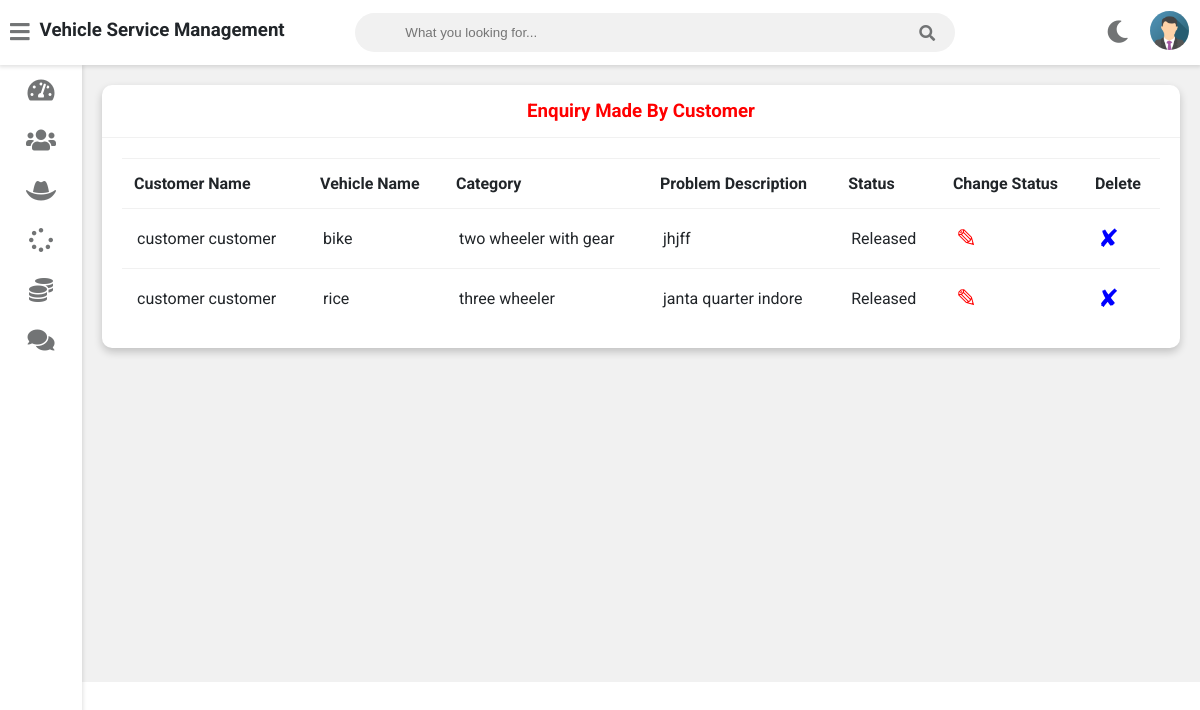
Page /admin-view-request (signed in) on the committed database.
### foodapp/models.py (models this page shows, shortened)
class Customer(models.Model):
    user=models.OneToOneField(User,on_delete=models.CASCADE)
    profile_pic= models.ImageField(upload_to='profile_pic/CustomerProfilePic/',null=True,blank=True)
    address = models.CharField(max_length=40)
    mobile = models.CharField(max_length=20,null=False)
    @property
    def get_name(self):
        return self.user.first_name+" "+self.user.last_name

class Request(models.Model):
    cat=(('two wheeler with gear','two wheeler with gear'),('two wheeler without gear','two wheeler without gear'),('three wheeler','three wheeler'),('four wheeler','four wheeler'))
    category=models.CharField(max_length=50,choices=cat)
    vehicle_no=models.PositiveIntegerField(null=False)
    vehicle_name = models.CharField(max_length=40,null=False)
    vehicle_model = models.CharField(max_length=40,null=False)
    vehicle_brand = models.CharField(max_length=40,null=False)
    problem_description = models.CharField(max_length=500,null=False)
    date=models.DateField(auto_now=True)
    cost=models.PositiveIntegerField(null=True)
    customer=models.ForeignKey('Customer', on_delete=models.CASCADE,null=True)
    mechanic=models.ForeignKey('Mechanic',on_delete=models.CASCADE,null=True)
    stat=(('Pending','Pending'),('Approved','Approved'),('Repairing','Repairing'),('Repairing Done','Repairing Done'),('Released','Released'))
    status=models.CharField(max_length=50,choices=stat,default='Pending',null=True)

### foodapp/views.py (the view)
# urls.py: path('admin-view-request',views.admin_view_request_view,name='admin-view-request'),
@login_required(login_url='adminlogin')
def admin_view_request_view(request):
    enquiry=models.Request.objects.all().order_by('-id')
    customers=[]
    for enq in enquiry:
        customer=models.Customer.objects.get(id=enq.customer_id)
        customers.append(customer)
    return render(request,'vehicle/admin_view_request.html',{'data':zip(customers,enquiry)})

### templates/vehicle/admin_view_request.html
{% extends 'vehicle/adminbase.html' %}
{% block content %}
	<div class="wrapper">
		<div class="row">
			<div class="col-12 col-m-12 col-sm-12">
				<div class="card">
					<div class="card-header">
						<h3 style="color:red; text-align:center" >Enquiry Made By Customer
						</h3>
					</div>
					<div class="card-content">
						<table>
							<thead>
                <tr>
                  <th>Customer Name</th>
                  <th>Vehicle Name</th>
                  <th>Category</th>
                  <th>Problem Description</th>
                  <th>Status</th>
                  <th>Change Status</th>
                  <th>Delete</th>
                </tr>
							</thead>
							<tbody>
                {% for c,r in data %}
                <tr>
                  <td> {{c.get_name}}</td>
                  <td> {{r.vehicle_name}}</td>
                  <td>{{r.category}}</td>
                  <td>{{r.problem_description}}</td>
                  <td>{{r.status}}</td>
                  <td><a  style="color:red; text-decoration:none;font-size:25px;" href="{% url 'change-status' r.id  %}">&#9998;</a></td>
                  <td><a style="color:blue; text-decoration:none;font-size:25px;"href="{% url 'admin-delete-request' r.id  %}">&#10008;</a></td>
                </tr>
                {% endfor %}
							</tbody>
						</table>
					</div>
				</div>
			</div>
		</div>
<br><br><br><br><br><br><br><br><br><br><br><br><br><br><br><br>
	</div>
{% endblock content %}

### static/style.css (style rules this page uses)
:root { --primary-color: #4834d4; --success-color: #6ab04c; --warning-color: #f0932b; --danger-color: #eb4d4b; --light-color: #212529; --light-second-color: #727475; --light-background: #ffffff; --light-second-background: #f1f1f1; --dark-color: #909090; --dark-second-color: #f5f6fa; --dark-background: #23242D; --dark-second-background: #181818; }
.light { --main-bg-color: var(--light-background); --second-bg-color: var(--light-second-background); --main-color: var(--light-color); --second-color: var(--light-second-color); }
* { box-sizing: border-box; }
body { font-family: 'Roboto', sans-serif; background: var(--main-bg-color); color: var(--main-color); margin: 0; }
.wrapper { padding: 10px; margin-left: 82px; padding-top: 75px; background: var(--second-bg-color); transition: margin-left .5s; }
.row { display: flex; flex-wrap: wrap; flex-direction: row; }
.row:after, .row:before { box-sizing: border-box; }
[class*="col-"] { padding: 10px; }
@media only screen and (min-width: 600px) { .col-sm-12 { width: 100%; } }
@media only screen and (min-width: 768px) { .col-m-12 { width: 100%; } }
@media only screen and (min-width: 992px) { .col-12 { width: 100%; } }
.card { background: var(--main-bg-color); color: var(--main-color); border-radius: 10px; margin-bottom: 10px; box-shadow: 0 4px 8px 0 rgba(0,0,0,0.2); }
.card-header { padding: 15px 30px; border-bottom: 1px solid var(--second-bg-color); position: relative; }
.card-header h3 { margin: 0; }
.card-content { padding: 20px; overflow-x: auto; }
table { border-collapse: collapse; width: 100%; }
table td { border-top: 1px solid var(--second-bg-color); padding: 15px; }
table th { border-top: 1px solid var(--second-bg-color); border-bottom: 1px solid var(--second-bg-color); padding: 15px 12px; text-align: left; }

### rows in the picture
Customer: get_name "customer customer", vehicle_name "bike", category "two wheeler with gear", problem_description "jhjff", status "Released", vehicle_name "rice", category "three wheeler", problem_description "janta quarter indore"
